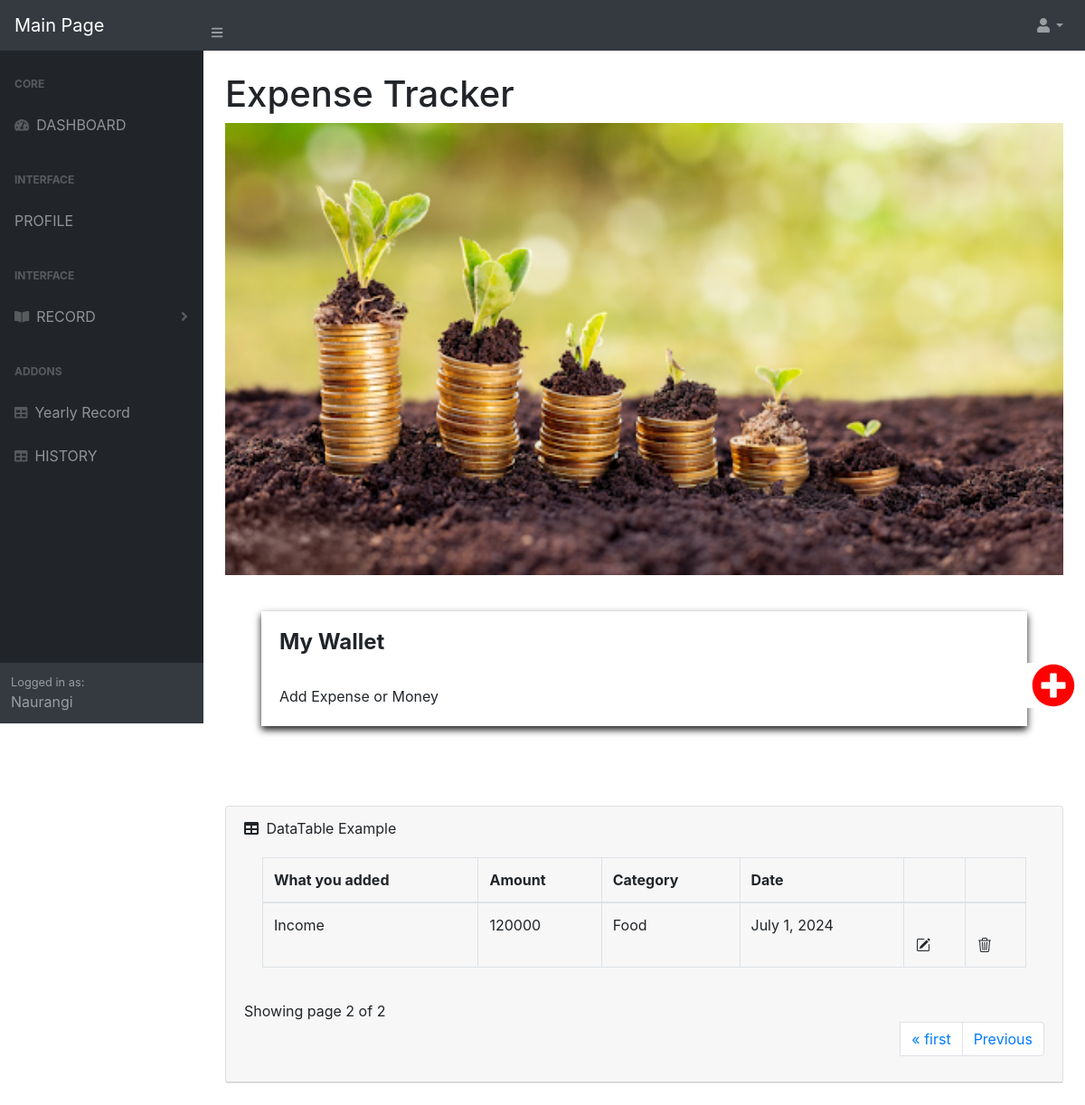
/index/?page=2 (signed in), run on the app's committed database.
### home/models.py (models this page shows)
class Addmoney_info(models.Model):
    user = models.ForeignKey(User,default = 1, on_delete=models.CASCADE)
    add_money = models.CharField(max_length = 10 , choices = ADD_EXPENSE_CHOICES )
    quantity = models.BigIntegerField()
    Date = models.DateField(default = now)
    Category = models.CharField( max_length = 20, choices = SELECT_CATEGORY_CHOICES , default ='Food')

### home/views.py (the view)
# urls.py: path('index/', Index.as_view(), name='index'),
class Index(View):
    def get(self,request,*args,**kwargs):
        if request.session.has_key('is_logged'):
            user_id = request.session["user_id"]
            user = User.objects.get(id=user_id)
            addmoney_info = Addmoney_info.objects.filter(user=user).order_by('-Date')
            paginator = Paginator(addmoney_info , 4)
            page_number = request.GET.get('page')
            page_obj = Paginator.get_page(paginator,page_number)
            context = {
                'add_info' : addmoney_info,
                'page_obj' : page_obj,
            }
            return render(request,'home/index.html',context)
        return redirect('home')

### templates/home/index.html (shortened to what this page needs)
{%  load static %}
<!DOCTYPE html>
<html lang="en">
<head>
    <link rel="stylesheet" type="text/css" href="{% static 'home.css' %}">
    <link rel="stylesheet" type="text/css" href="{% static 'addmoney.css' %}">
    <link href="https://cdn.datatables.net/1.10.20/css/dataTables.bootstrap4.min.css" rel="stylesheet" />
</head>
<body class="sb-nav-fixed">
    <nav class="sb-topnav navbar navbar-expand navbar-dark bg-dark">
        <a class="navbar-brand" href="/index">Main Page</a>
        <button class="btn btn-link btn-sm order-1 order-lg-0" id="sidebarToggle" href="#"><i class="fas fa-bars"></i></button>
        <ul class="navbar-nav ml-auto ml-md-0">
            <li class="nav-item dropdown">
                <a class="nav-link dropdown-toggle" id="userDropdown" href="#" role="button" data-toggle="dropdown" aria-haspopup="true" aria-expanded="false"><i class="fas fa-user fa-fw"></i></a>
            </li>
        </ul>
    </nav>
    <div id="layoutSidenav">
        <div id="layoutSidenav_nav">
            <nav class="sb-sidenav accordion sb-sidenav-dark" id="sidenavAccordion">
                <div class="sb-sidenav-menu">
                    <div class="nav">
                        <div class="sb-sidenav-menu-heading">Core</div>
                        <a class="nav-link" href="/index">
                            <div class="sb-nav-link-icon"><i class="fas fa-tachometer-alt"></i></div>DASHBOARD
                        </a>
                        <div class="sb-sidenav-menu-heading">Interface</div>
                        <div>
                            <a class="nav-link" href="/profile">PROFILE</a>
                            <div class="sb-sidenav-menu-heading">Interface</div>
                            <a class="nav-link collapsed" href="#" data-toggle="collapse" data-target="#collapsePages" aria-expanded="false" aria-controls="collapsePages">
                                <div class="sb-nav-link-icon"><i class="fas fa-book-open"></i></div>RECORD
                                <div class="sb-sidenav-collapse-arrow"><i class="fas fa-angle-down"></i></div>
                            </a>
                        <div class="messages" id="alert-message">
                        <div class="sb-sidenav-menu-heading">Addons</div>
                        <a class="nav-link" href="/info">
                            <div class="sb-nav-link-icon"><i class="fas fa-table"></i></div> Yearly Record
                        </a>
                        <a class="nav-link" href="/tables">
                            <div class="sb-nav-link-icon"><i class="fas fa-table"></i></div>HISTORY
                        </a>
                    </div>
                    </div>
                </div>
            </div>
            <br>
            <div class="sb-sidenav-footer">
                <div class="small">Logged in as:</div>
                {{request.user.username}}
            </div>
            </nav>
        </div>
        <div id="layoutSidenav_content">
<main>
    <div class="container-fluid">
        <h1 class="mt-4">Expense Tracker</h1>
        <img src="{% static 'img/unnamed.png' %}" alt="logo" width="100%" height="500">
        <div class="card1">
        <h4><b>My Wallet</b></h4>
        Add Expense or Money   <button class="b1" onclick="location.href='/addmoney';">
        <i class="fa fa-plus-circle" style="font-size:48px;color:red"></i>
        </button>
        </div>
        <br>
        <br>
        <div class="card mb-4">
            <div class="card-header">
                <i class="fas fa-table mr-1"></i>
                DataTable Example
                <div class="card-body">
                    <div class="table-responsive">
                        <table class="table table-bordered" id="dataTable" width="100%" cellspacing="0">
                            <thead>
                                <tr>
                                    <th>What you added</th>
                                    <th>Amount</th>
                                    <th>Category</th>
                                    <th>Date</th>
                                    <th></th>
                                    <th></th>
                                </tr>
                            </thead>
                            <tbody>
                            {% for info in page_obj %}
                                <tr>
                                    <td>{{info.add_money}}</td>
                                    <td>{{info.quantity}}</td>
                                    <td>{{info.Category}}</td>
                                    <td>{{info.Date}}</td>
                                    <td><a href="{% url 'expense_edit' info.id %}" class = " btn btn-success "></a></td>
                                    <td><a href="{% url 'expense_delete' info.id %}" class = " btn btn-danger "></a></td>
                                </tr>
                                {% endfor %}
                            </tbody>
                        </table>
                    </div>
                </div>
                <div class="">
                Showing page {{page_obj.number}} of {{page_obj.paginator.num_pages}}
                </div>
                <nav aria-label="Page navigation example">
                    <ul class="pagination align-right float-right mr-auto">
                        {% if page_obj.has_previous %}
                        <li {% if page_obj.number == 1%} class="page-item active" {% endif %}>
                            <a class="page-link" href="?page=1" tabindex="-1">&laquo; first</a>
                        </li>
                        <li class="page-item"><a class="page-link" href="?page={{ page_obj.previous_page_number }}">Previous</a></li>
                        {% endif%}
                    </ul>
                </nav>
                <br>
            </div>
        </div>
    </div>
</body>
</html>

### static/addmoney.css (style rules this page uses)
body, html { height: 100%; }
* { box-sizing: border-box; }
.btn { padding-top: 20px; }

### data on the page
Addmoney_info: add_money "Income", quantity "120000", Category "Food", Date "July 1, 2024"

### other printed values
{{ request.user.username }} "Naurangi"
{{ page_obj.number }} "2"
{{ page_obj.paginator.num_pages }} "2"
